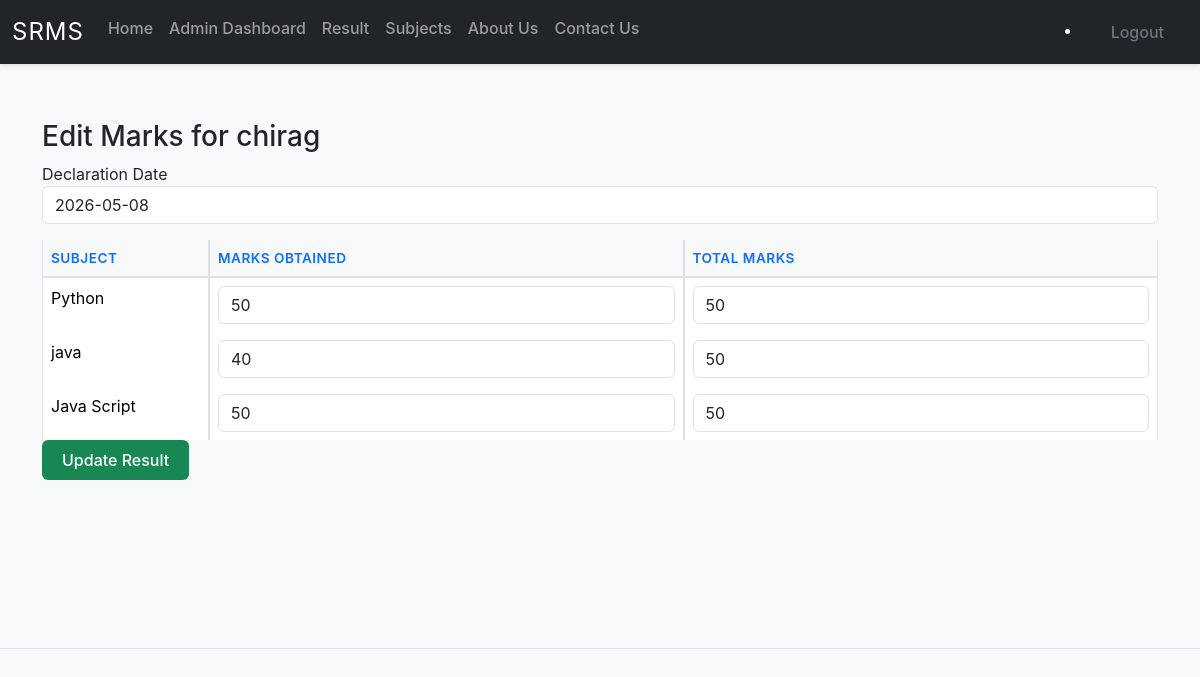
Screenshot of /editmark/3 (signed in) with the database file from the repository.
### models.py (models this page shows)
class BaseClass(Model):
    class Meta:
        database = db

class User(BaseClass):
    name = CharField()
    email = CharField(unique = True)
    roll_no = CharField(unique = True)
    profile_pic = CharField(default="")
    password = CharField()
    role = CharField(default="student")

class Result(BaseClass):
    student = ForeignKeyField(User, backref='student')
    declaration_date = CharField()

class Subject(BaseClass):
    sub_code = CharField(unique = True)
    sub_name = CharField()
    sub_description = TextField()

class ResultItem(BaseClass):
    result = ForeignKeyField(Result, backref='result')
    subject = ForeignKeyField(Subject, backref='subject')
    mark_obtain = CharField()
    total_mark = CharField()

### main.py (the view, shortened to what this page needs)
@app.route('/editmark/<int:rid>', methods=['GET', 'POST'])
@login_required
@admin_access
def editmark(rid):
    result = Result.get_or_none(Result.id == rid)
    subjects = Subject.select()
    if not result:
        flash("This Resulte id dose not exist", "danger")
        return redirect(url_for('admin'))
    items = {item.subject.id: item for item in result.result}
    return render_template('admin/editmark.html', result=result, items=items, subjects=subjects)

### main.py (called while the page is built)
def login_required(func):
    @wraps(func)
    def wrapper(*args, **kwargs):
        if "user_id" not in session:
            flash('Login Required', 'danger')
            return redirect(url_for("login"))
        return func(*args, **kwargs)
    return wrapper

def admin_access(func):
    @wraps(func)
    def wrapper(*args, **kwargs):
        if session['role'] != 'admin':
            flash('Only admin can access this page', 'danger')
            return redirect(url_for("dashboard"))
        return func(*args, **kwargs)
    return wrapper

### templates/admin/editmark.html
{% extends 'base.html' %} {% block content %}
<div class="container mt-4">
  <h3>Edit Marks for {{ result.student.name }}</h3>
  <form method="POST">
    <div class="mb-3">
      <label>Declaration Date</label>
      <input
        type="text"
        name="declaration_date"
        value="{{ result.declaration_date }}"
        class="form-control"
      />
    </div>
    <table class="table table-bordered">
      <thead>
        <tr>
          <th>Subject</th>
          <th>Marks Obtained</th>
          <th>Total Marks</th>
        </tr>
      </thead>
      <tbody>
        {% for subject in subjects %}
        <tr>
          <td>{{ subject.sub_name }}</td>
          <td>
            <input
              type="text"
              name="obtained_{{ subject.id }}"
              class="form-control"
              value="{{ items[subject.id].mark_obtain if subject.id in items }}"
            />
          </td>
          <td>
            <input
              type="text"
              name="total_{{ subject.id }}"
              class="form-control"
              value="{{ items[subject.id].total_mark if subject.id in items }}"
            />
          </td>
        </tr>
        {% endfor %}
      </tbody>
    </table>
    <button type="submit" class="btn btn-success">Update Result</button>
  </form>
</div>
{% endblock %}

### static/style/style.css (style rules this page uses)
:root { --primary-color: #0d6efd; --secondary-color: #6c757d; --success-color: #198754; --danger-color: #dc3545; --warning-color: #ffc107; --info-color: #0dcaf0; }
* { scroll-behavior: smooth; }
body { font-family: -apple-system, BlinkMacSystemFont, 'Segoe UI', Roboto, 'Helvetica Neue', Arial, sans-serif; background-color: #f8f9fa; overflow-x: hidden; }
.form-control, .form-select { border: 1px solid #dee2e6; border-radius: 0.375rem; transition: border-color 0.3s ease, box-shadow 0.3s ease; }
.btn { font-weight: 500; padding: 0.5rem 1.25rem; border-radius: 0.375rem; transition: all 0.3s ease; border: none; }
.btn-primary, .btn-success, .btn-warning, .btn-danger, .btn-info { color: #fff; }
.table { border-collapse: separate; border-spacing: 0; margin-bottom: 0; }
.table thead th { background-color: #f8f9fa; font-weight: 600; border-bottom: 2px solid #dee2e6; color: var(--primary-color); text-transform: uppercase; font-size: 0.85rem; letter-spacing: 0.5px; }
.table tbody tr { transition: background-color 0.3s ease; }
.table-bordered { border-color: #dee2e6; }

### rows the page displays
User: student.name "chirag"
Result: declaration_date "2026-05-08"
Subject: sub_name "Python"
ResultItem: mark_obtain "50", total_mark "50"
Subject: sub_name "java"
ResultItem: mark_obtain "40", total_mark "50"
Subject: sub_name "Java Script"
ResultItem: mark_obtain "50", total_mark "50"
